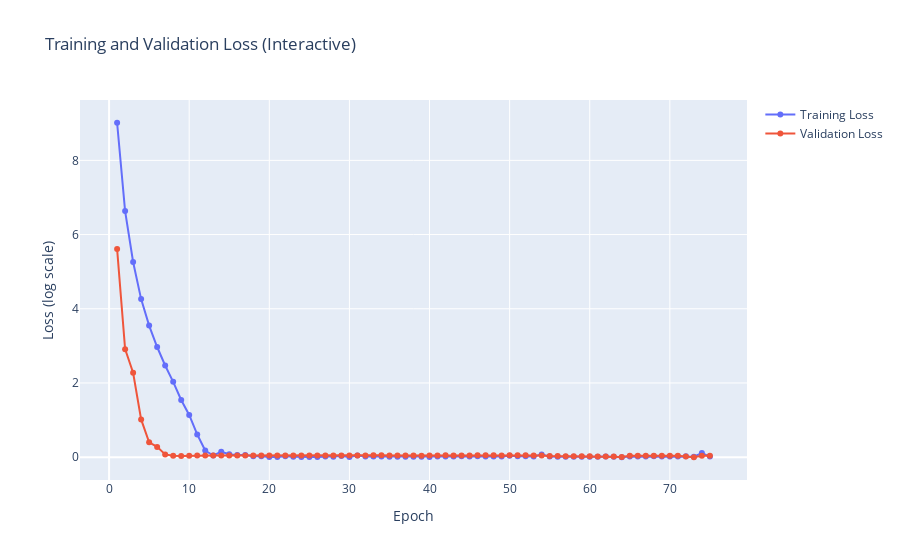

The notebook cell saved with this chart:
### Code cell
import torch
import torch.nn as nn
import torch.optim as optim
from NeuralNet import FeedForwardNN  # Import the FeedForwardNN class
from torch.utils.data import DataLoader, TensorDataset
import matplotlib.pyplot as plt

# Define the model
input_size = X_train.shape[1]  # Number of features
hidden_sizes = [32, 64, 128]  # Hidden layer sizes
model = FeedForwardNN(input_size=input_size, hidden_sizes=hidden_sizes)

# Define the loss function and optimizer
criterion = nn.CrossEntropyLoss()  # For multi-class classification
optimizer = optim.Adam(model.parameters(), lr=0.001)

# Initialize lists to log losses
train_losses = []
val_losses = []

# Training loop
num_epochs = 75
for epoch in range(num_epochs):
    # Training phase
    model.train()
    train_loss = 0
    for batch_X, batch_y in train_loader:
        optimizer.zero_grad()
        outputs = model(batch_X)
        loss = criterion(outputs, batch_y)
        loss.backward()
        optimizer.step()
        train_loss += loss.item()

    # Validation phase
    model.eval()
    val_loss = 0
    correct = 0
    total = 0
    with torch.no_grad():
        for batch_X, batch_y in val_loader:
            outputs = model(batch_X)
            loss = criterion(outputs, batch_y)
            val_loss += loss.item()
            _, predicted = torch.max(outputs, 1)
            total += batch_y.size(0)
            correct += (predicted == batch_y).sum().item()

    # Log losses
    train_losses.append(train_loss / len(train_loader))
    val_losses.append(val_loss / len(val_loader))

    # Print epoch results
    print(f"Epoch {epoch+1}/{num_epochs}")
    print(f"Train Loss: {train_losses[-1]:.4f}")
    print(f"Validation Loss: {val_losses[-1]:.4f}")
    print(f"Validation Accuracy: {100 * correct / total:.2f}%")

# Plot training and validation losses
plt.figure(figsize=(10, 6))
plt.plot(range(1, num_epochs + 1), np.log(train_losses), label='Training Loss')
plt.plot(range(1, num_epochs + 1), np.log(val_losses), label='Validation Loss')
plt.xlabel('Epoch')
plt.ylabel('Loss (log scale)')
plt.title('Training and Validation Loss')
plt.legend()
plt.grid()
plt.show()

# Testing phase
model.eval()
test_loss = 0
correct = 0
total = 0
with torch.no_grad():
    for batch_X, batch_y in test_loader:
        outputs = model(batch_X)
        loss = criterion(outputs, batch_y)
        test_loss += loss.item()
        _, predicted = torch.max(outputs, 1)
        total += batch_y.size(0)
        correct += (predicted == batch_y).sum().item()

print(f"Test Loss: {test_loss / len(test_loader):.4f}")
print(f"Test Accuracy: {100 * correct / total:.2f}%")

# Interactive plot using Plotly
import plotly.graph_objects as go

fig = go.Figure()

fig.add_trace(go.Scatter(
    x=list(range(1, num_epochs + 1)),
    y=np.log(train_losses),
    name='Training Loss',
    mode='lines+markers'
))

fig.add_trace(go.Scatter(
    x=list(range(1, num_epochs + 1)),
    y=np.log(val_losses),
    name='Validation Loss',
    mode='lines+markers'
))

fig.update_layout(
    title='Training and Validation Loss (Interactive)',
    xaxis_title='Epoch',
    yaxis_title='Loss (log scale)',
    showlegend=True,
    hovermode='x unified'
)

fig.show()

### Figure 1 — Plotly figure (JSON) as saved in the notebook; plotly's stock layout.template omitted (floating-point values rounded to 4 significant figures)
{"data": [{"mode": "lines+markers", "name": "Training Loss", "type": "scatter", "x": [1, 2, 3, 4, 5, 6, 7, 8, 9, 10, 11, 12, 13, 14, 15, 16, 17, 18, 19, 20, 21, 22, 23, 24, 25, 26, 27, 28, 29, 30, 31, 32, 33, 34, 35, 36, 37, 38, 39, 40, 41, 42, 43, 44, 45, 46, 47, 48, 49, 50, 51, 52, 53, 54, 55, 56, 57, 58, 59, 60, 61, 62, 63, 64, 65, 66, 67, 68, 69, 70, 71, 72, 73, 74, 75], "y": [9.014, 6.632, 5.259, 4.26, 3.547, 2.969, 2.471, 2.031, 1.54, 1.138, 0.6114, 0.1769, 0.04478, 0.1446, 0.07693, 0.05446, 0.06031, 0.02299, 0.02402, 0.004851, 0.006409, 0.02091, 0.009969, 0.001389, 0.002256, 0.006437, 0.01592, 0.01337, 0.02879, 0.004047, 0.04245, 0.01775, 0.0164, 0.01437, 0.01206, 0.01364, 0.01194, 0.0124, 0.009952, 0.005513, 0.01922, 0.01625, 0.01697, 0.02607, 0.02039, 0.02101, 0.01885, 0.01415, 0.02034, 0.03517, 0.02204, 0.02146, 0.01688, 0.07281, 0.01567, 0.01292, 0.008904, 0.009136, 0.007327, 0.007472, 0.007986, 0.01857, 0.009955, -0.0001732, 0.01704, 0.01648, 0.0177, 0.02295, 0.01576, 0.01472, 0.01951, 0.02365, 0.01362, 0.1085, 0.0158]}, {"mode": "lines+markers", "name": "Validation Loss", "type": "scatter", "x": [1, 2, 3, 4, 5, 6, 7, 8, 9, 10, 11, 12, 13, 14, 15, 16, 17, 18, 19, 20, 21, 22, 23, 24, 25, 26, 27, 28, 29, 30, 31, 32, 33, 34, 35, 36, 37, 38, 39, 40, 41, 42, 43, 44, 45, 46, 47, 48, 49, 50, 51, 52, 53, 54, 55, 56, 57, 58, 59, 60, 61, 62, 63, 64, 65, 66, 67, 68, 69, 70, 71, 72, 73, 74, 75], "y": [5.612, 2.911, 2.275, 1.017, 0.398, 0.2764, 0.07433, 0.03866, 0.03129, 0.03831, 0.04162, 0.04556, 0.04497, 0.04532, 0.04618, 0.04495, 0.0466, 0.04681, 0.04693, 0.04709, 0.04623, 0.04584, 0.04664, 0.04602, 0.04572, 0.04673, 0.04539, 0.04097, 0.04529, 0.04614, 0.04727, 0.04731, 0.04753, 0.0475, 0.04668, 0.04692, 0.04715, 0.04662, 0.0392, 0.04691, 0.04723, 0.04757, 0.04749, 0.04741, 0.0474, 0.04779, 0.04779, 0.04762, 0.04732, 0.04853, 0.04785, 0.04804, 0.04623, 0.04245, 0.03134, 0.02827, 0.02551, 0.02353, 0.02347, 0.02351, 0.01898, 0.01839, 0.01874, 0.001711, 0.0371, 0.03751, 0.03679, 0.03683, 0.03693, 0.03682, 0.03679, 0.0158, -0.00305, 0.0361, 0.03622]}], "layout": {"hovermode": "x unified", "showlegend": true, "title": {"text": "Training and Validation Loss (Interactive)"}, "xaxis": {"title": {"text": "Epoch"}}, "yaxis": {"title": {"text": "Loss (log scale)"}}}}
